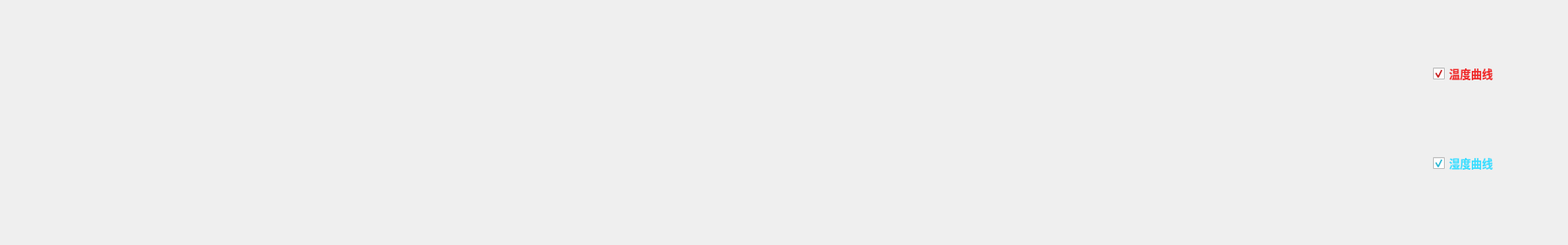
        <widget class="QWidget" name="widget_tah_chart" native="true">
         <property name="minimumSize">
          <size>
           <width>1840</width>
           <height>280</height>
          </size>
         </property>
         <property name="styleSheet">
          <string notr="true">#widget_tah_chart
{
    background-color: #0f172a;
    border: 1px solid #1f2937;
    border-radius: 18px;
}</string>
         </property>
         <widget class="QCustomPlot" name="custom_plot_tah" native="true">
          <property name="geometry">
           <rect>
            <x>10</x>
            <y>0</y>
            <width>1681</width>
            <height>281</height>
           </rect>
          </property>
         </widget>
         <widget class="QWidget" name="layoutWidget">
          <property name="geometry">
           <rect>
            <x>1698</x>
            <y>0</y>
            <width>151</width>
            <height>281</height>
           </rect>
          </property>
          <layout class="QVBoxLayout" name="verticalLayout">
           <item>
            <widget class="QCheckBox" name="checkBox_temp">
             <property name="font">
              <font>
               <pointsize>10</pointsize>
               <weight>75</weight>
               <bold>true</bold>
              </font>
             </property>
             <property name="styleSheet">
              <string notr="true">color: rgb(239, 41, 41);</string>
             </property>
             <property name="text">
              <string>温度曲线</string>
             </property>
             <property name="checked">
              <bool>true</bool>
             </property>
            </widget>
           </item>
           <item>
            <widget class="QCheckBox" name="checkBox_hum">
             <property name="font">
              <font>
               <pointsize>10</pointsize>
               <weight>75</weight>
               <bold>true</bold>
              </font>
             </property>
             <property name="styleSheet">
              <string notr="true">color: rgb(59, 222, 255);</string>
             </property>
             <property name="text">
              <string>湿度曲线</string>
             </property>
             <property name="checked">
              <bool>true</bool>
             </property>
            </widget>
           </item>
          </layout>
         </widget>
        </widget>
